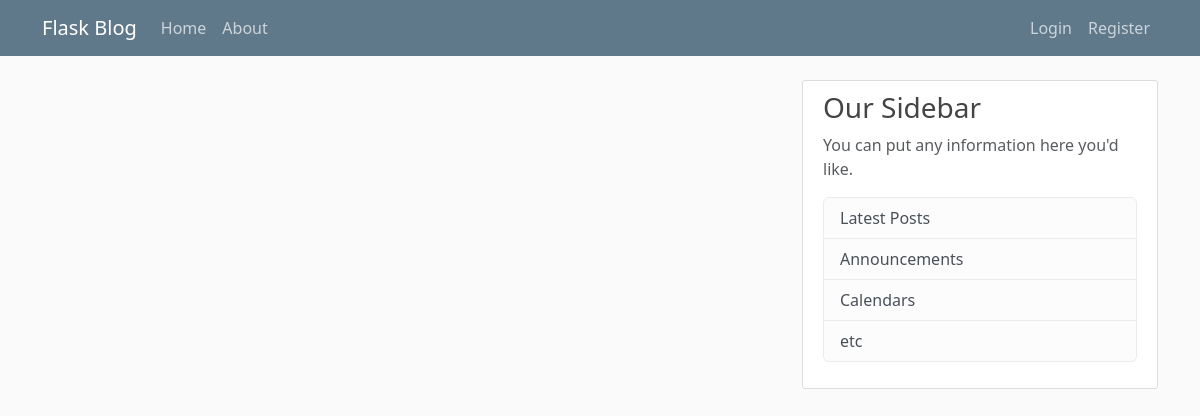
Page /home on the earlier database version.
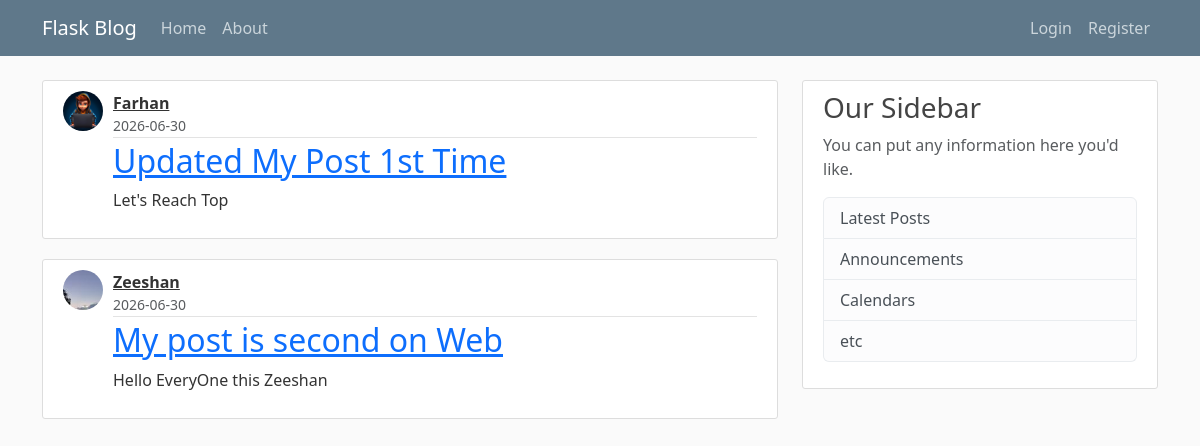
Same page on the later database version.
### app/models.py (models this page shows, shortened)
class Post(db.Model):
    id = db.Column(db.Integer, primary_key = True)
    title = db.Column(db.String(100), nullable = False)
    date_posted = db.Column(db.DateTime, nullable = False, default = datetime.utcnow )
    content = db.Column(db.Text, nullable = False)
    user_id = db.Column(db.Integer, db.ForeignKey('user.id'), nullable=False)

class User(db.Model, UserMixin):
    id = db.Column(db.Integer, primary_key = True)
    username = db.Column(db.String(20), unique = True, nullable = False)
    email = db.Column(db.String(120), unique = True, nullable = False)
    image_file = db.Column(db.String(20), nullable = False, default = 'default.jpg')
    password = db.Column(db.String(60), nullable = False)
    posts = db.relationship('Post', backref = 'author', lazy = True)

### app/routes.py (the view)
@app.route("/")
@app.route("/home")
def home():
    posts = Post.query.all()
    return render_template('home.html', posts = posts)

### app/templates/home.html
{% extends "layout.html"%}
{% block content %}
{% for post in posts %}
<article class="media content-section">
    <img class="rounded-circle post-avatar"
         src="{{ url_for('static', filename='profile_pics/' + post.author.image_file) }}">
    <div class="media-body">
        <div class="article-metadata">
            <div class="author-block">
                <a class="author-name" href="#">{{ post.author.username }}</a>
                <small class="text-muted d-block">
                    {{ post.date_posted.strftime('%Y-%m-%d') }}
                </small>
            </div>
        </div>
        <h2 class="article-title" ><a href="{{ url_for('post', post_id = post.id)}}">{{ post.title }}</a></h2>
        <p class="article-content">{{ post.content }}</p>
    </div>
</article>
{% endfor %}
{% endblock content %}

### app/templates/layout.html (shortened to what this page needs)
<!DOCTYPE html>
<html>
<head>
    <link rel="stylesheet" href="https://cdn.jsdelivr.net/npm/bootstrap@5.3.8/dist/css/bootstrap.min.css"
>
    <link rel="stylesheet" type="text/css" href="{{ url_for('static',  filename = 'main.css') }}">
</head>
<body>
    <header class="site-header">
        <nav class="navbar navbar-expand-md navbar-dark bg-steel fixed-top">
            <div class="container">
                <a class="navbar-brand me  -4" href="/">Flask Blog</a>
                <div class="collapse navbar-collapse" id="navbarToggle">
                    <ul class="navbar-nav me-auto">
                        <li class="nav-item">
                            <a class="nav-link" href="{{ url_for('home') }}">Home</a>
                        </li>
                        <li class="nav-item">
                            <a class="nav-link" href="{{ url_for('about') }}">About</a>
                        </li>
                    </ul>
                    <ul class="navbar-nav ms-auto">
                        {% if current_user.is_authenticated %}
                        <li class="nav-item">
                            <a class="nav-link" href="{{ url_for('new_post') }}">New Post</a>
                        </li>
                        <li class="nav-item">
                            <a class="nav-link" href="{{ url_for('account') }}">Account</a>
                        </li>
                        <li class="nav-item">
                            <a class="nav-link" href="{{ url_for('logout') }}">Logout</a>
                        </li>
                        {% else %}
                        <li class="nav-item">
                            <a class="nav-link" href="{{ url_for('login') }}">Login</a>
                        </li>
                        <li class="nav-item">
                            <a class="nav-link" href="{{ url_for('register') }}">Register</a>
                        </li>
                        {% endif %}
                    </ul>
                </div>
            </div>
        </nav>
    </header>
    <main role="main" class="container">
        <div class="row">
            <div class="col-md-8">
                {% block content %}{% endblock %}
            </div>
            <div class="col-md-4">
                <div class="content-section">
                    <h3>Our Sidebar</h3>
                    <p class='text-muted'>You can put any information here you'd like.
                    <ul class="list-group">
                        <li class="list-group-item list-group-item-light">Latest Posts</li>
                        <li class="list-group-item list-group-item-light">Announcements</li>
                        <li class="list-group-item list-group-item-light">Calendars</li>
                        <li class="list-group-item list-group-item-light">etc</li>
                    </ul>
                    </p>
                </div>
            </div>
        </div>
    </main>
</body>
</html>

### app/Static/main.css (style rules this page uses)
body { background: #fafafa; color: #333333; margin-top: 5rem; }
h1, h2, h3, h4, h5, h6 { color: #444444; }
.bg-steel { background-color: #5f788a; }
.site-header .navbar-nav .nav-link { color: #cbd5db; }
.content-section { background: #ffffff; padding: 10px 20px; border: 1px solid #dddddd; border-radius: 3px; margin-bottom: 20px; }
.article-title { color: #444444; }
.article-content { white-space: pre-line; }
.article-metadata { padding-bottom: 1px; margin-bottom: 4px; border-bottom: 1px solid #e3e3e3 }
.post-avatar { width: 40px; height: 40px; border-radius: 50%; object-fit: cover; margin-right: 10px; }
.article-metadata { padding-bottom: 1px; margin-bottom: 4px; border-bottom: 1px solid #e3e3e3; }
.author-block { display: flex; flex-direction: column; }
.author-name { font-weight: bold; color: #333; }
.media { display: flex; align-items: flex-start; }
.media-body { flex: 1; }

Differences in the rows shown:
added Post: image_file (picture), author.username "Farhan", date_posted "2026-06-30", title "Updated My Post 1st Time", content "Let's Reach Top"
added Post: image_file (picture), author.username "Zeeshan", date_posted "2026-06-30", title "My post is second on Web", content "Hello EveryOne this Zeeshan"
